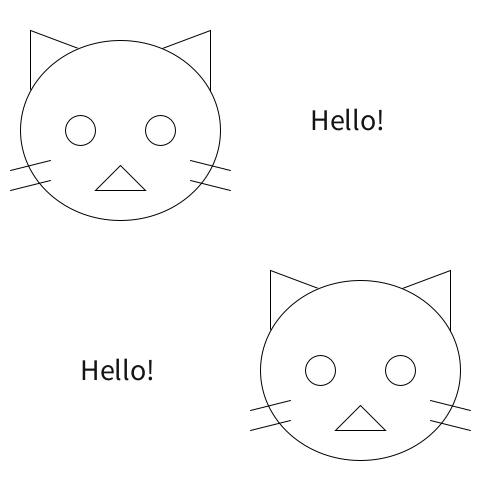
Frame 1 (no input)
Frame 60 (the mouse pressed at the canvas centre just before this capture): identical to frame 1, image omitted
Frame 120 (the mouse held since frame 60 and released just before this capture): identical to frame 1, image omitted

The Processing sketch that drew this single still picture (run headless with seeded random() and noise(); from frame 60 on, the mouse is pressed at the canvas centre):

// Processing sketch: jexample01
// ── jexample01.pde
void setup() {
  size(480, 480);
  background(255, 255, 255);
  //line(240,0,240,480);
  //line(0,240,480,240);

  fill(255);
  triangle(30, 30, 30, 100, 110, 60);
  triangle(210, 30, 210, 100, 130, 60);
  ellipse(120, 130, 200, 180);
  ellipse(80, 130, 30, 30);
  ellipse(160, 130, 30, 30);
  line(50, 160, 10, 170);
  line(50, 180, 10, 190);
  line(190, 160, 230, 170);
  line(190, 180, 230, 190);
  triangle(120, 165, 95, 190, 145, 190);
  
  triangle(270, 270, 270, 340, 350, 300);
  triangle(450, 270, 450, 340, 370, 300);
  ellipse(360, 370, 200, 180);
  ellipse(320, 370, 30, 30);
  ellipse(400, 370, 30, 30);
  line(290, 400, 250, 410);
  line(290, 420, 250, 430);
  line(430, 400, 470, 410);
  line(430, 420, 470, 430);
  triangle(360, 405, 335, 430, 385, 430);
  
  fill(20, 20, 20, 255);
  textSize(30);
  text("Hello!", 310, 130);
  text("Hello!", 80, 380);
}

void draw(){
  //for(int y=0; y < 490; y+=10){
    //for(int x=0; x < 490; x+=10){
      //point(x, y);
    //}
  //}
}
